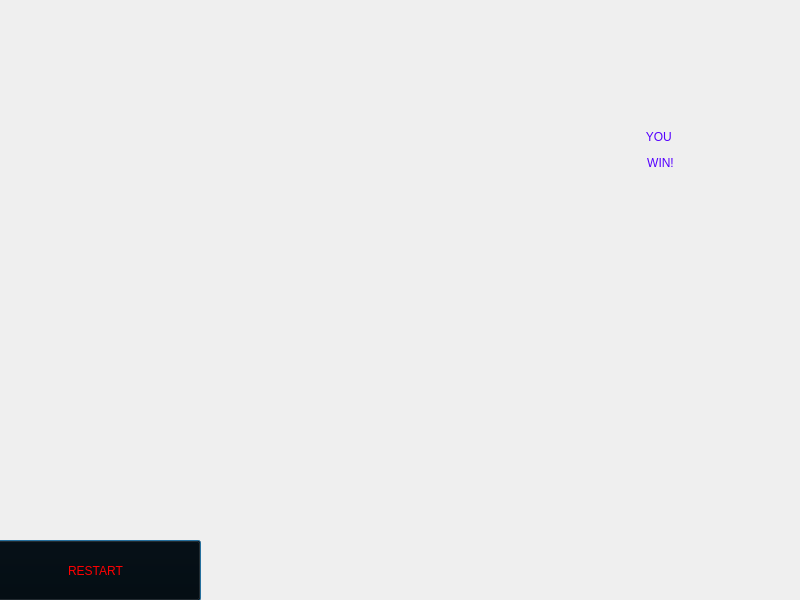
<?xml version="1.0" encoding="UTF-8"?>
<ui version="4.0">
 <class>YouWinView</class>
 <widget class="QDialog" name="YouWinView">
  <property name="geometry">
   <rect>
    <x>0</x>
    <y>0</y>
    <width>800</width>
    <height>600</height>
   </rect>
  </property>
  <property name="minimumSize">
   <size>
    <width>800</width>
    <height>600</height>
   </size>
  </property>
  <property name="maximumSize">
   <size>
    <width>800</width>
    <height>600</height>
   </size>
  </property>
  <property name="windowTitle">
   <string>Dialog</string>
  </property>
  <widget class="QLabel" name="label">
   <property name="geometry">
    <rect>
     <x>520</x>
     <y>-20</y>
     <width>281</width>
     <height>341</height>
    </rect>
   </property>
   <property name="styleSheet">
    <string notr="true">font: 100pt &quot;Cute Jellyfish&quot;;
color: rgb(85, 0, 255);
background: transparent;</string>
   </property>
   <property name="text">
    <string>&lt;html&gt;&lt;head/&gt;&lt;body&gt;&lt;p align=&quot;center&quot;&gt;YOU &lt;/p&gt;&lt;p align=&quot;center&quot;&gt;WIN!&lt;/p&gt;&lt;/body&gt;&lt;/html&gt;</string>
   </property>
  </widget>
  <widget class="QPushButton" name="pushButton">
   <property name="geometry">
    <rect>
     <x>-10</x>
     <y>540</y>
     <width>211</width>
     <height>61</height>
    </rect>
   </property>
   <property name="styleSheet">
    <string notr="true">font: 36pt &quot;Cute Jellyfish&quot;;
color: rgb(255, 0, 0);
background: transparent;</string>
   </property>
   <property name="text">
    <string>RESTART</string>
   </property>
  </widget>
 </widget>
 <resources/>
 <connections/>
</ui>
